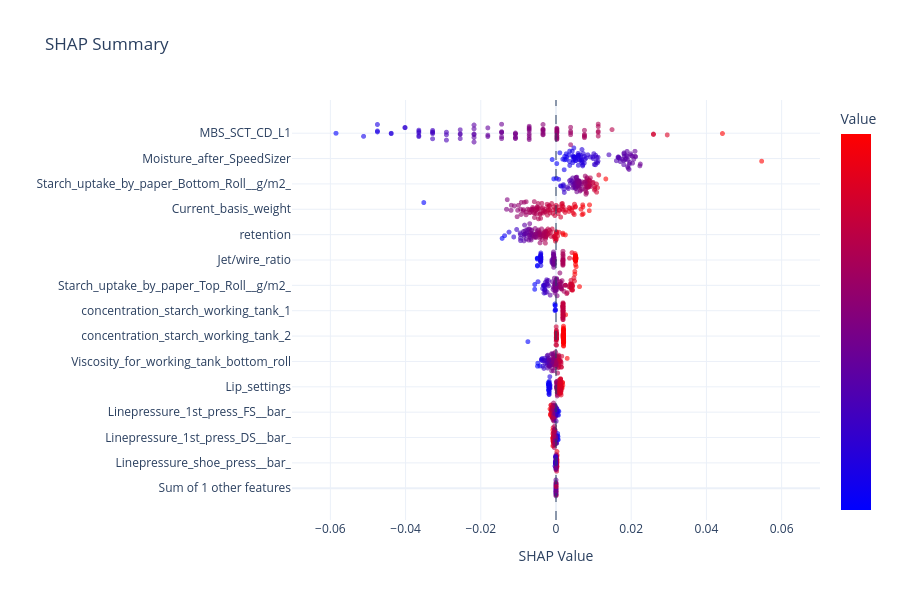

Notebook cell for this chart:
### Code cell
tables, figures = ask_engine(params = {
    "target": "SCT CD",
    "grade": "6010120",
    "start": "2026-03-01",
    "end": "2026-03-10",
    "max_rows": 100,
    "background_rows": 50
}, endpoint="shap"
)
